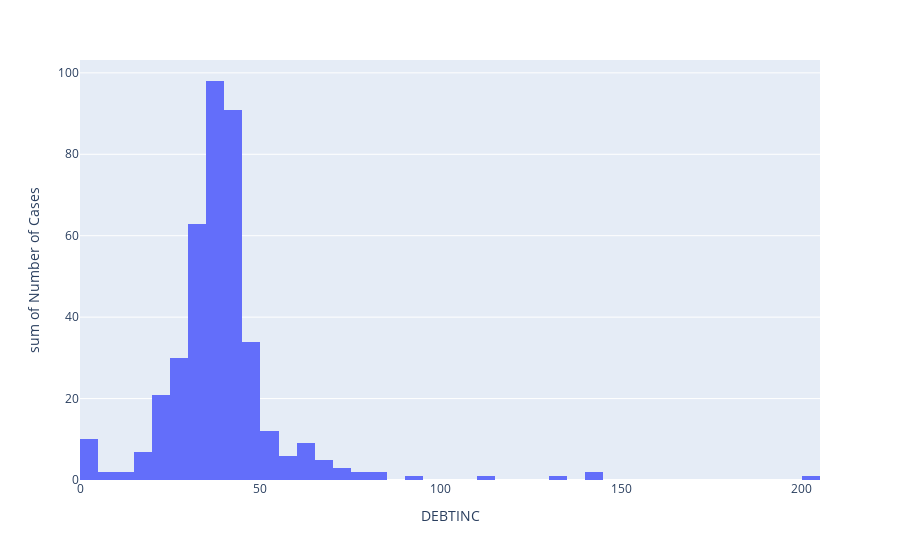

Notebook code cell kept with this figure:
### Code cell
fig = px.histogram(
    df_val1,
    x='DEBTINC',
    y='Number of Cases',
)
fig

### Figure 1 — Plotly figure (JSON) as saved in the notebook; plotly's stock layout.template omitted (floating-point values rounded to 4 significant figures; data arrays with more than 128 entries replaced by an {"elided": "..."} marker saying what was removed)
{"data": [{"alignmentgroup": "True", "bingroup": "x", "histfunc": "sum", "hovertemplate": "DEBTINC=%{x}<br>sum of Number of Cases=%{y}<extra></extra>", "legendgroup": "", "marker": {"color": "#636efa", "pattern": {"shape": ""}}, "name": "", "offsetgroup": "", "orientation": "v", "showlegend": false, "type": "histogram", "x": {"elided": "403 float values"}, "xaxis": "x", "y": {"elided": "403 int values"}, "yaxis": "y"}], "layout": {"barmode": "relative", "legend": {"tracegroupgap": 0}, "margin": {"t": 60}, "xaxis": {"anchor": "y", "domain": [0, 1], "title": {"text": "DEBTINC"}}, "yaxis": {"anchor": "x", "domain": [0, 1], "title": {"text": "sum of Number of Cases"}}}}
